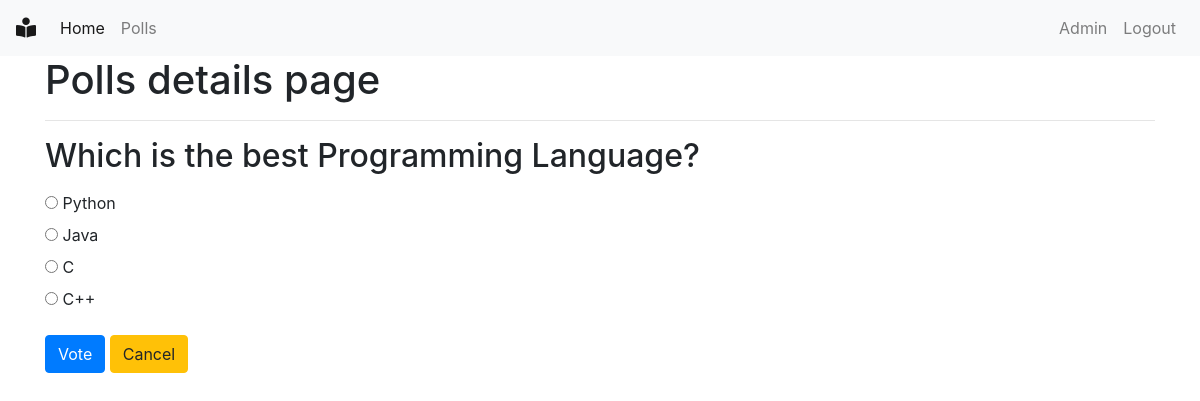
Screenshot of /polls/5/detail/ (signed in) with the database file from the repository.
### polls/models.py (models this page shows, shortened)
class Poll(models.Model):
    poll_id = models.TextField()
    text = models.TextField()
    pub_date = models.DateTimeField(default=timezone.now)
    active = models.BooleanField(default=True)
    def __str__(self):
        return self.text

class Choice(models.Model):
    poll = models.ForeignKey(Poll, on_delete=models.CASCADE)
    choice_text = models.CharField(max_length=200)

### polls/views.py (the view)
# urls.py: path('<int:poll_id>/detail/', views.poll_detail , name='detail'),
@login_required()
def poll_detail(request, poll_id):
    poll = get_object_or_404(Poll, id=poll_id)
    if not poll.active:
        return render(request, 'polls/poll_result.html', {'poll': poll})
    loop_count = poll.choice_set.count()
    context = {
        'poll': poll,
        'loop_time': range(0, loop_count),
    }
    return render(request, 'polls/poll_detail.html', context)

### polls/templates/polls/poll_detail.html (shortened to what this page needs)
{% extends 'base.html' %}
{% block content %}
<div class="container">
    <h1>Polls details page</h1>
    <hr>
    <h2 class="mt-3 mb-3">{{ poll }}</h2>
    <form action="{% url 'polls:vote' poll.id %}" method="POST">
        {% for choice in poll.choice_set.all %}
        <input type="radio" name="choice" id="choice{{ forloop.counter }}" value="{{ choice.id }}">
        <label for="choice{{ forloop.counter }}">{{ choice.choice_text }}</label>
        <br>
        {% endfor %}
        <input type="submit" value="Vote" class="btn btn-primary mt-3">
        <a class="btn btn-warning mt-3" href="{% url 'polls:list'%}" role="button">Cancel</a>
    </form>
</div>
{% endblock content %}

### rows the page displays
Poll: text "Which is the best Programming Language?"
Choice: choice_text "Python"
Choice: choice_text "Java"
Choice: choice_text "C"
Choice: choice_text "C++"
